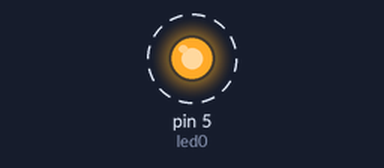
Simulated run of this sketch. Board: Arduino Uno, built with avr-gcc and run on an emulated ATmega328P. Shown: output pins drawn as LEDs (lit = HIGH). Dashed ring = blinking.

Above: at 0.3 s.
Timing chart, 0 to 3.0 s (numbered marks = the images above):
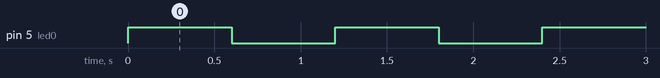

Measured:
- by itself, pin 5 (led0): alternates HIGH for 0.60 s and LOW for 0.60 s, 60 changes in all, then stays LOW

The sketch:

Exercici007a.ino
```cpp
/****************************************************************
**                                                             **
**                       Array de 8 LEDs:                      **
**                         EXERCICI 7 A                        **
**                                                             **
** NOM: David Casas                           DATA: 08/01/2022 **
****************************************************************/
//************************** INCLUDE ****************************


//************************* VARIABLES ***************************
const byte led0 = 5;
int a = 0;
unsigned long temps = 600;

//*************************** SETUP *****************************
void setup()
 {
  pinMode(led0,OUTPUT);
 }

//*************************** LOOP ******************************
void loop()
 {
  if (a<30)
  {
   digitalWrite(led0,HIGH);
   delay (temps);

   digitalWrite(led0,LOW);
   delay (temps);
   a++;

  }
  else
  {
   digitalWrite(led0,LOW);
  }
 }

//************************* FUNCIONS ****************************
```
